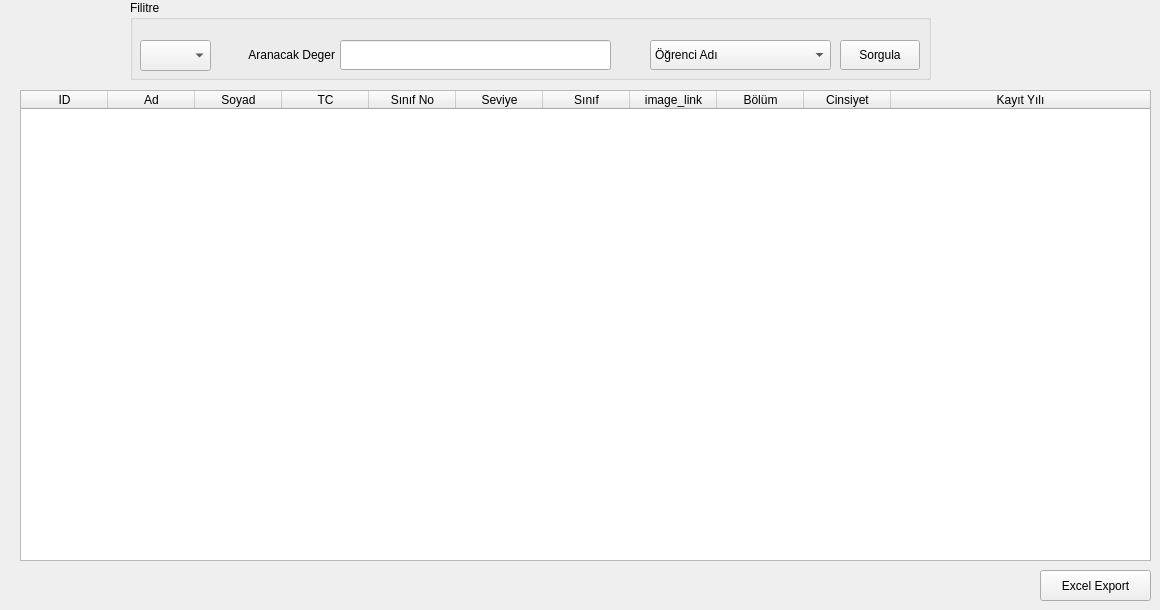
      <widget class="QWidget" name="tab_10">
       <attribute name="title">
        <string>Tum Liste</string>
       </attribute>
       <widget class="QPushButton" name="pushButton_20">
        <property name="geometry">
         <rect>
          <x>1040</x>
          <y>570</y>
          <width>111</width>
          <height>31</height>
         </rect>
        </property>
        <property name="text">
         <string>Excel Export</string>
        </property>
       </widget>
       <widget class="QTableWidget" name="tableWidget_2">
        <property name="geometry">
         <rect>
          <x>20</x>
          <y>90</y>
          <width>1131</width>
          <height>471</height>
         </rect>
        </property>
        <property name="sizePolicy">
         <sizepolicy hsizetype="Minimum" vsizetype="Minimum">
          <horstretch>0</horstretch>
          <verstretch>0</verstretch>
         </sizepolicy>
        </property>
        <property name="editTriggers">
         <set>QAbstractItemView::NoEditTriggers</set>
        </property>
        <property name="selectionMode">
         <enum>QAbstractItemView::SingleSelection</enum>
        </property>
        <property name="selectionBehavior">
         <enum>QAbstractItemView::SelectRows</enum>
        </property>
        <attribute name="horizontalHeaderCascadingSectionResizes">
         <bool>true</bool>
        </attribute>
        <attribute name="horizontalHeaderMinimumSectionSize">
         <number>43</number>
        </attribute>
        <attribute name="horizontalHeaderDefaultSectionSize">
         <number>87</number>
        </attribute>
        <attribute name="horizontalHeaderShowSortIndicator" stdset="0">
         <bool>true</bool>
        </attribute>
        <attribute name="horizontalHeaderStretchLastSection">
         <bool>true</bool>
        </attribute>
        <attribute name="verticalHeaderCascadingSectionResizes">
         <bool>true</bool>
        </attribute>
        <attribute name="verticalHeaderDefaultSectionSize">
         <number>33</number>
        </attribute>
        <column>
         <property name="text">
          <string>ID</string>
         </property>
        </column>
        <column>
         <property name="text">
          <string>Ad</string>
         </property>
        </column>
        <column>
         <property name="text">
          <string>Soyad</string>
         </property>
        </column>
        <column>
         <property name="text">
          <string>TC</string>
         </property>
        </column>
        <column>
         <property name="text">
          <string>Sınıf No</string>
         </property>
        </column>
        <column>
         <property name="text">
          <string>Seviye</string>
         </property>
        </column>
        <column>
         <property name="text">
          <string>Sınıf</string>
         </property>
        </column>
        <column>
         <property name="text">
          <string>image_link</string>
         </property>
        </column>
        <column>
         <property name="text">
          <string>Bölüm</string>
         </property>
        </column>
        <column>
         <property name="text">
          <string>Cinsiyet</string>
         </property>
        </column>
        <column>
         <property name="text">
          <string>Kayıt Yılı</string>
         </property>
        </column>
       </widget>
       <widget class="QGroupBox" name="groupBox_24">
        <property name="geometry">
         <rect>
          <x>130</x>
          <y>0</y>
          <width>801</width>
          <height>80</height>
         </rect>
        </property>
        <property name="title">
         <string>Filitre</string>
        </property>
        <widget class="QLineEdit" name="lineEdit_41">
         <property name="geometry">
          <rect>
           <x>210</x>
           <y>40</y>
           <width>271</width>
           <height>30</height>
          </rect>
         </property>
         <property name="clearButtonEnabled">
          <bool>true</bool>
         </property>
        </widget>
        <widget class="QPushButton" name="pushButton_21">
         <property name="geometry">
          <rect>
           <x>710</x>
           <y>40</y>
           <width>80</width>
           <height>30</height>
          </rect>
         </property>
         <property name="text">
          <string>Sorgula</string>
         </property>
        </widget>
        <widget class="QComboBox" name="comboBox_8">
         <property name="geometry">
          <rect>
           <x>520</x>
           <y>40</y>
           <width>181</width>
           <height>30</height>
          </rect>
         </property>
         <item>
          <property name="text">
           <string>Öğrenci Adı</string>
          </property>
         </item>
         <item>
          <property name="text">
           <string>Öğrenci Soyadı</string>
          </property>
         </item>
         <item>
          <property name="text">
           <string>Öğrenci Numarası</string>
          </property>
         </item>
         <item>
          <property name="text">
           <string>Sınıf Seviyesi</string>
          </property>
         </item>
         <item>
          <property name="text">
           <string>Subesi</string>
          </property>
         </item>
         <item>
          <property name="text">
           <string>Bölüm</string>
          </property>
         </item>
         <item>
          <property name="text">
           <string>Cinsiyet (E/K)</string>
          </property>
         </item>
        </widget>
        <widget class="QLabel" name="label_28">
         <property name="geometry">
          <rect>
           <x>84</x>
           <y>40</y>
           <width>121</width>
           <height>30</height>
          </rect>
         </property>
         <property name="text">
          <string>Aranacak Deger</string>
         </property>
         <property name="alignment">
          <set>Qt::AlignRight|Qt::AlignTrailing|Qt::AlignVCenter</set>
         </property>
        </widget>
        <widget class="QComboBox" name="comboBox_21">
         <property name="geometry">
          <rect>
           <x>10</x>
           <y>40</y>
           <width>71</width>
           <height>31</height>
          </rect>
         </property>
         <item>
          <property name="text">
           <string/>
          </property>
         </item>
         <item>
          <property name="text">
           <string>2017</string>
          </property>
         </item>
         <item>
          <property name="text">
           <string>2018</string>
          </property>
         </item>
         <item>
          <property name="text">
           <string>2019</string>
          </property>
         </item>
         <item>
          <property name="text">
           <string>2020</string>
          </property>
         </item>
         <item>
          <property name="text">
           <string>2021</string>
          </property>
         </item>
         <item>
          <property name="text">
           <string>2022</string>
          </property>
         </item>
         <item>
          <property name="text">
           <string>2023</string>
          </property>
         </item>
         <item>
          <property name="text">
           <string>2024</string>
          </property>
         </item>
         <item>
          <property name="text">
           <string>2025</string>
          </property>
         </item>
         <item>
          <property name="text">
           <string>2026</string>
          </property>
         </item>
         <item>
          <property name="text">
           <string>2027</string>
          </property>
         </item>
         <item>
          <property name="text">
           <string>2028</string>
          </property>
         </item>
         <item>
          <property name="text">
           <string>2029</string>
          </property>
         </item>
         <item>
          <property name="text">
           <string>2030</string>
          </property>
         </item>
         <item>
          <property name="text">
           <string>2031</string>
          </property>
         </item>
         <item>
          <property name="text">
           <string>2032</string>
          </property>
         </item>
         <item>
          <property name="text">
           <string>2033</string>
          </property>
         </item>
         <item>
          <property name="text">
           <string>2034</string>
          </property>
         </item>
         <item>
          <property name="text">
           <string>2035</string>
          </property>
         </item>
        </widget>
       </widget>
      </widget>
